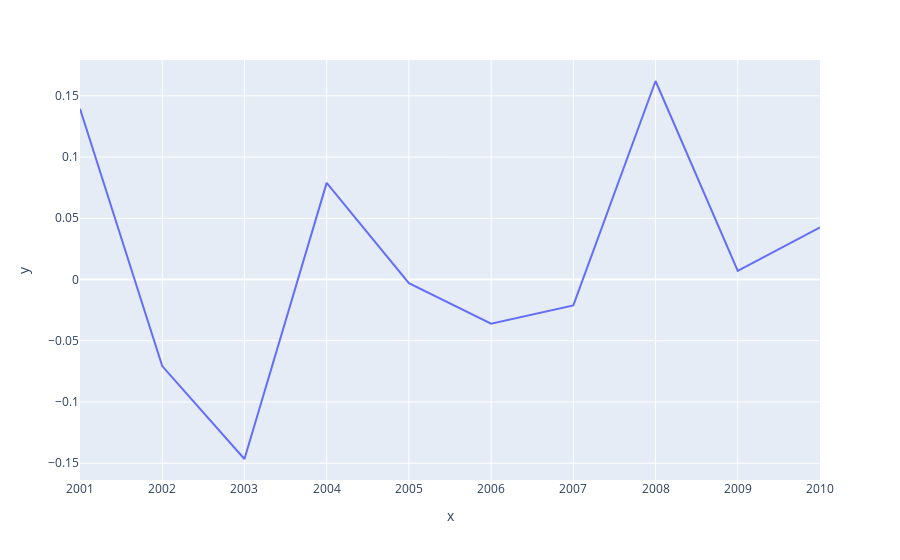

Source (notebook cell):
### Code cell
fig = px.line(x=[2001,2002,2003,2004,2005,2006,2007,2008,2009,2010], y=[0.139368,-0.070675,-0.146526,0.078887,-0.002974,-0.035996,-0.021127,0.162094,0.007124,0.04249])
fig.update_traces(textposition="bottom right")
fig.show()

### Figure 1 — Plotly figure (JSON) as saved in the notebook; plotly's stock layout.template omitted (floating-point values rounded to 4 significant figures)
{"data": [{"hovertemplate": "x=%{x}<br>y=%{y}<extra></extra>", "legendgroup": "", "line": {"color": "#636efa", "dash": "solid"}, "marker": {"symbol": "circle"}, "mode": "lines", "name": "", "orientation": "v", "showlegend": false, "textposition": "bottom right", "type": "scatter", "x": [2001, 2002, 2003, 2004, 2005, 2006, 2007, 2008, 2009, 2010], "xaxis": "x", "y": [0.1394, -0.07068, -0.1465, 0.07889, -0.002974, -0.036, -0.02113, 0.1621, 0.007124, 0.04249], "yaxis": "y"}], "layout": {"legend": {"tracegroupgap": 0}, "margin": {"t": 60}, "xaxis": {"anchor": "y", "domain": [0, 1], "title": {"text": "x"}}, "yaxis": {"anchor": "x", "domain": [0, 1], "title": {"text": "y"}}}}
